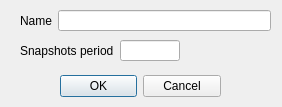
<?xml version="1.0" encoding="UTF-8"?>
<ui version="4.0">
 <class>ReplayOptionsDialog</class>
 <widget class="QDialog" name="ReplayOptionsDialog">
  <property name="geometry">
   <rect>
    <x>0</x>
    <y>0</y>
    <width>282</width>
    <height>107</height>
   </rect>
  </property>
  <property name="windowTitle">
   <string>Record VM run</string>
  </property>
  <widget class="QDialogButtonBox" name="buttonBox">
   <property name="geometry">
    <rect>
     <x>60</x>
     <y>70</y>
     <width>161</width>
     <height>32</height>
    </rect>
   </property>
   <property name="orientation">
    <enum>Qt::Horizontal</enum>
   </property>
   <property name="standardButtons">
    <set>QDialogButtonBox::Cancel|QDialogButtonBox::Ok</set>
   </property>
  </widget>
  <widget class="QWidget" name="horizontalLayoutWidget">
   <property name="geometry">
    <rect>
     <x>20</x>
     <y>10</y>
     <width>251</width>
     <height>21</height>
    </rect>
   </property>
   <layout class="QHBoxLayout" name="horizontalLayout">
    <item>
     <widget class="QLabel" name="label">
      <property name="text">
       <string>Name</string>
      </property>
     </widget>
    </item>
    <item>
     <widget class="QLineEdit" name="runName"/>
    </item>
   </layout>
  </widget>
  <widget class="QWidget" name="horizontalLayoutWidget_2">
   <property name="geometry">
    <rect>
     <x>20</x>
     <y>40</y>
     <width>160</width>
     <height>21</height>
    </rect>
   </property>
   <layout class="QHBoxLayout" name="horizontalLayout_2">
    <item>
     <widget class="QLabel" name="label_2">
      <property name="text">
       <string>Snapshots period</string>
      </property>
     </widget>
    </item>
    <item>
     <widget class="QLineEdit" name="snapshotsPeriod"/>
    </item>
   </layout>
  </widget>
 </widget>
 <resources/>
 <connections>
  <connection>
   <sender>buttonBox</sender>
   <signal>accepted()</signal>
   <receiver>ReplayOptionsDialog</receiver>
   <slot>accept()</slot>
   <hints>
    <hint type="sourcelabel">
     <x>248</x>
     <y>254</y>
    </hint>
    <hint type="destinationlabel">
     <x>157</x>
     <y>274</y>
    </hint>
   </hints>
  </connection>
  <connection>
   <sender>buttonBox</sender>
   <signal>rejected()</signal>
   <receiver>ReplayOptionsDialog</receiver>
   <slot>reject()</slot>
   <hints>
    <hint type="sourcelabel">
     <x>316</x>
     <y>260</y>
    </hint>
    <hint type="destinationlabel">
     <x>286</x>
     <y>274</y>
    </hint>
   </hints>
  </connection>
 </connections>
</ui>
